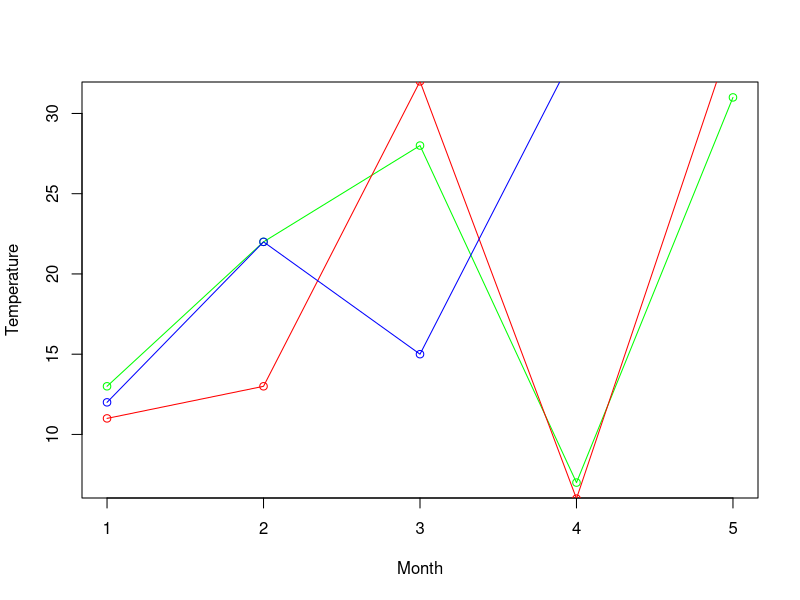

This figure's R source:
#line chart with multiple lines  
v <- c(13,22,28,7,31)  
w <- c(11,13,32,6,35)  
x <- c(12,22,15,34,35)  
png(file = "multi line graph.jpg")
plot(v,
     type = "o",
     col="green",
     xlab="Month",
     ylab="Temperature")  
lines(w, type = "o", col = "red")  
lines(x, type = "o", col = "blue")  
dev.off()  
